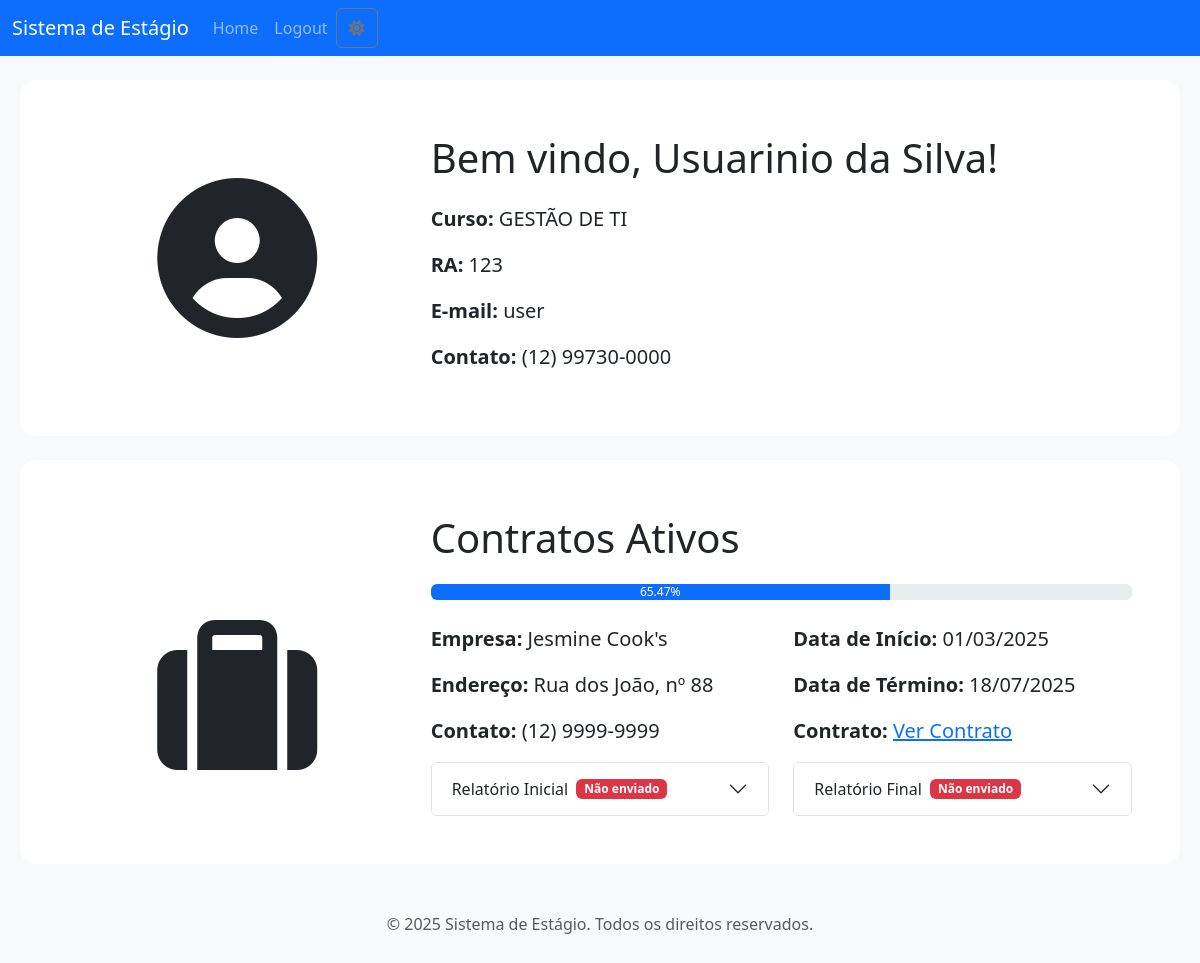
Page / (signed in) on the earlier database version.
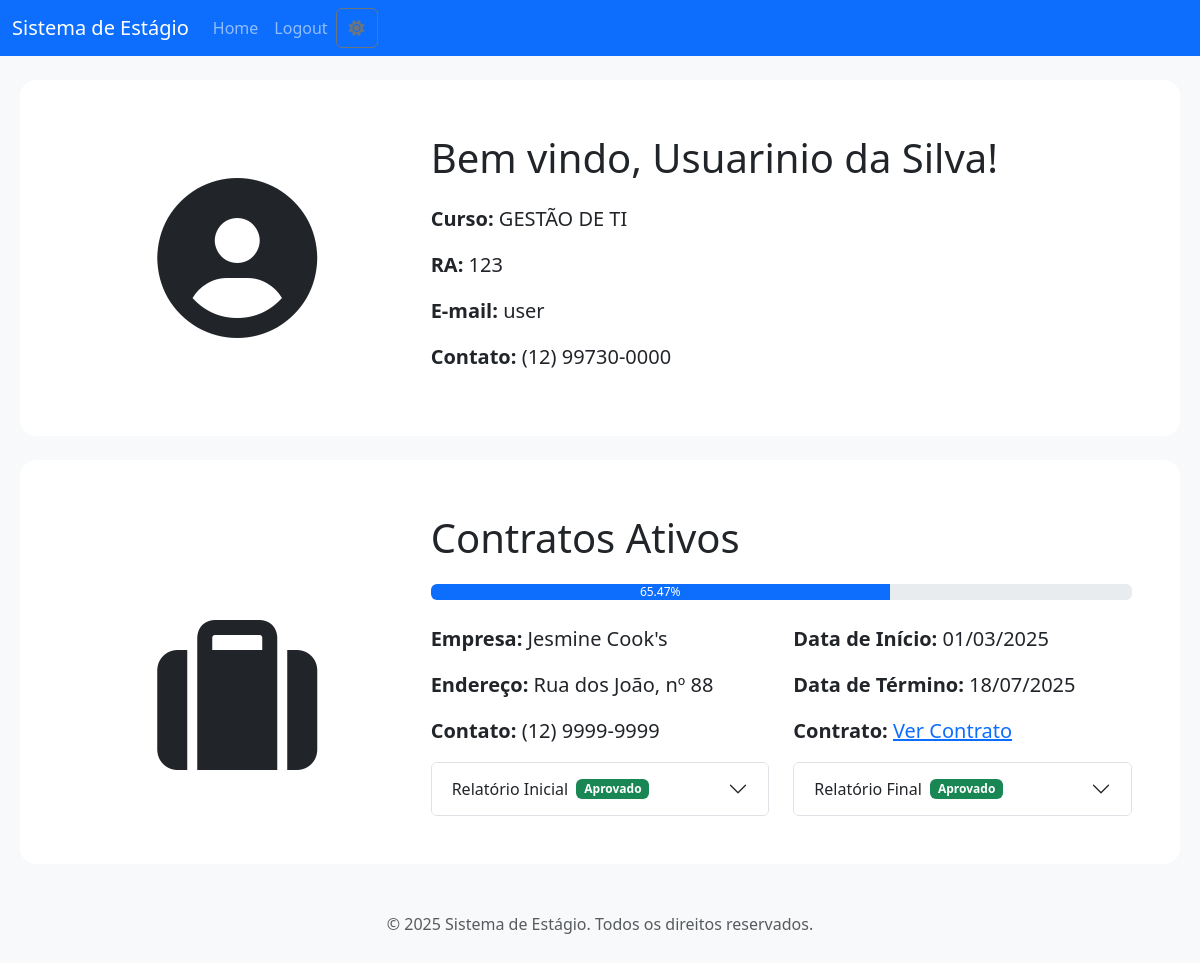
Same page on the later database version.
### tables this page shows
CREATE TABLE `usuarios` (
  `user_id` int(11) NOT NULL,
  `user_ra` int(11) DEFAULT NULL,
  `user_login` varchar(255) NOT NULL,
  `user_senha` varchar(255) NOT NULL,
  `user_nome` varchar(255) NOT NULL,
  `user_contato` varchar(127) DEFAULT NULL,
  `user_acesso` varchar(15) NOT NULL,
  `user_id_curs` int(11) DEFAULT NULL
);

CREATE TABLE `cursos` (
  `curs_id` int(11) NOT NULL,
  `curs_nome` varchar(127) NOT NULL
);

CREATE TABLE `contratos` (
  `cntr_id` int(11) NOT NULL,
  `cntr_data_inicio` date NOT NULL,
  `cntr_data_fim` date NOT NULL,
  `cntr_escala_horario` varchar(127) NOT NULL,
  `cntr_termo_contrato` varchar(255) NOT NULL,
  `cntr_anexo_extra` varchar(255) DEFAULT NULL,
  `cntr_remunerado` tinyint(1) NOT NULL,
  `cntr_ativo` tinyint(1) NOT NULL,
  `cntr_id_relatorio_inicial` int(11) DEFAULT NULL,
  `cntr_id_relatorio_final` int(11) DEFAULT NULL,
  `cntr_id_empresa` int(11) NOT NULL,
  `cntr_id_usuario` int(11) NOT NULL
);

CREATE TABLE `empresas` (
  `empr_id` int(11) NOT NULL,
  `empr_nome` varchar(255) NOT NULL,
  `empr_contato_1` varchar(127) NOT NULL,
  `empr_contato_2` varchar(127) DEFAULT NULL,
  `empr_cidade` varchar(127) NOT NULL,
  `empr_endereco` varchar(255) NOT NULL
);

### index.php (the view, shortened to what this page needs)
<?php
require_once 'backend/helpers/db-connect.php';
$user_id = $_SESSION['usuario'];
$sql = "SELECT * FROM usuarios
        JOIN cursos ON user_id_curs = curs_id
        WHERE user_id = '$user_id'";
$usuarioInfo = $conexao->query($sql);
if ($usuarioInfo->num_rows > 0) {
    $usuario = $usuarioInfo->fetch_assoc();
} else {
    header("location:error.php?aviso=Usuário não encontrado!");
    exit();
}
$sql = "SELECT * FROM contratos
        JOIN empresas ON cntr_id_empresa = empr_id
        WHERE cntr_id_usuario = '$user_id' AND cntr_ativo = 1 LIMIT 1";
$contratoAtivoInfo = $conexao->query($sql);
if ($contratoAtivoInfo->num_rows > 0) {
    $contratoAtivo = $contratoAtivoInfo->fetch_assoc();
} else {
    $contratoAtivo = null;
}
$sql = "SELECT * FROM relatorio_inicial
        WHERE rini_id = '" . $contratoAtivo['cntr_id_relatorio_inicial'] . "'";
$relatorioInicialInfo = $conexao->query($sql);
if ($relatorioInicialInfo->num_rows > 0) {
    $relatorioInicial = $relatorioInicialInfo->fetch_assoc();
} else {
    $relatorioInicial = null;
}
$sql = "SELECT * FROM relatorio_final
        WHERE rfin_id = '" . $contratoAtivo['cntr_id_relatorio_final'] . "'";
$relatorioFinalInfo = $conexao->query($sql);
if ($relatorioFinalInfo->num_rows > 0) {
    $relatorioFinal = $relatorioFinalInfo->fetch_assoc();
} else {
    $relatorioFinal = null;
}
?>
<?php
require 'components/head.php';
?>
<body class="bg-light">
    <?php require 'components/navbar.php'; ?>
    <section class="container-fluid mt-4">
        <div class="p-5 mx-2 bg-white rounded-4">
            <div class="row">
                <div class="col-md-4 d-flex justify-content-center align-items-center">
                    <i class="fa-solid fa-circle-user fa-10x"></i>
                </div>
                <div class="col-md-8">
                    <p class="fs-1">Bem vindo, <?php echo $usuario['user_nome']; ?>!</p>
                    <p class="fs-5"><strong>Curso:</strong> <?php echo $usuario['curs_nome']; ?></p>
                    <p class="fs-5"><strong>RA:</strong> <?php echo $usuario['user_ra']; ?></p>
                    <p class="fs-5"><strong>E-mail:</strong> <?php echo $usuario['user_login']; ?></p>
                    <p class="fs-5"><strong>Contato:</strong> <?php echo $usuario['user_contato']; ?></p>
                </div>
            </div>
        </div>
    </section>
    <section class="container-fluid mt-4">
        <div class="p-5 mx-2 bg-white rounded-4">
            <div class="row">
                <div class="col-md-4"></div>
                <div class="col-md-8">
                    <p class="fs-1">Contratos Ativos</p>
                </div>
            </div>
            <?php if ($contratoAtivo == null): ?>
                <div class="alert alert-warning" role="alert">
                    Você não possui nenhum contrato ativo. Por favor, entre em contato com a coordenação do curso se isso é um erro.
                </div>
            <?php else: ?>
                <div class="row">
                    <div class="col-md-4 d-flex justify-content-center align-items-center">
                        <i class="fa-solid fa-suitcase fa-10x"></i>
                    </div>
                    <div class="col-md-8">
                        <?php
                            $dataInicio = new DateTime($contratoAtivo['cntr_data_inicio']);
                            $dataFim = new DateTime($contratoAtivo['cntr_data_fim']);
                            $dataAtual = new DateTime();
                            $intervalo = $dataInicio->diff($dataFim);
                            $diasTotais = $intervalo->days;
                            $diasRestantes = $dataAtual->diff($dataFim)->days;
                            $percentual = ($diasTotais - $diasRestantes) / $diasTotais * 100;
                        ?>
                        <div class="progress mb-4">
                            <div class="progress-bar" role="progressbar" style="width: <?php echo $percentual; ?>%;" aria-valuenow="<?php echo $percentual; ?>" aria-valuemin="0" aria-valuemax="100">
                                <?php echo round($percentual, 2); ?>%
                            </div>
                        </div>
                        <div class="row">
                            <div class="col-md-6">
                                <p class="fs-5"><strong>Empresa:</strong> <?php echo $contratoAtivo['empr_nome']; ?></p>
                                <p class="fs-5"><strong>Endereço:</strong> <?php echo $contratoAtivo['empr_endereco']; ?></p>
                                <p class="fs-5"><strong>Contato:</strong> <?php echo $contratoAtivo['empr_contato_1']; ?></p>
                            </div>
                            <div class="col-md-6">
                                <p class="fs-5"><strong>Data de Início:</strong> <?php echo date('d/m/Y', strtotime($contratoAtivo['cntr_data_inicio'])); ?></p>
                                <p class="fs-5"><strong>Data de Término:</strong> <?php echo date('d/m/Y', strtotime($contratoAtivo['cntr_data_fim'])); ?></p>
                                <p class="fs-5"><strong>Contrato: </strong><a href="<?php echo $contratoAtivo['cntr_termo_contrato']; ?>" target="_blank"> Ver Contrato</a></p>
                            </div>
                        </div>
                        <div class="row">
                            <div class="col-md-6">
                                <div class="accordion" id="accordionRelatorioInicial">
                                    <div class="accordion-item">
                                        <h2 class="accordion-header" id="headingRelatorioInicial">
                                            <button class="accordion-button collapsed" type="button" data-bs-toggle="collapse" data-bs-target="#collapseRelatorioInicial" aria-expanded="true" aria-controls="collapseRelatorioInicial">
                                                Relatório Inicial &nbsp;
                                                <?php if (isset($contratoAtivo['cntr_id_relatorio_inicial'])): ?>
                                                    <?php if ($relatorioInicial['rini_assinatura'] == ''): ?>
                                                        <span class="badge bg-warning text-dark">Aguardando Assinatura</span>
                                                        <?php $controleRelatorioInicial = 1;  ?>
                                                    <?php elseif ($relatorioInicial['rini_assinatura'] != '' && $relatorioInicial['rini_aprovado'] == 0): ?>
                                                        <span class="badge bg-warning text-dark">Aguardando Validação</span>
                                                        <?php $controleRelatorioInicial = 2;  ?>
                                                    <?php elseif ($relatorioInicial['rini_assinatura'] != '' && $relatorioInicial['rini_aprovado'] == 1): ?>
                                                        <span class="badge bg-success">Aprovado</span>
                                                    <?php endif; ?>
                                                <?php else: ?>
                                                    <span class="badge bg-danger">Não enviado</span>
                                                <?php endif; ?>
                                            </button>
                                        </h2>
                                    </div>
                                </div>
                            </div>
                            <div class="col-md-6">
                                <div class="accordion" id="accordionRelatorioFinal">
                                    <div class="accordion-item">
                                        <h2 class="accordion-header" id="headingRelatorioFinal">
                                            <button class="accordion-button collapsed" type="button" data-bs-toggle="collapse" data-bs-target="#collapseRelatorioFinal" aria-expanded="false" aria-controls="collapseRelatorioFinal">
                                                Relatório Final &nbsp;
                                                <?php if (isset($contratoAtivo['cntr_id_relatorio_final'])): ?>
                                                    <?php if ($relatorioFinal['rfin_assinatura'] == ''): ?>
                                                        <span class="badge bg-warning text-dark">Aguardando Assinatura</span>
                                                        <?php $controleRelatorioFinal = 1;  ?>
                                                    <?php elseif ($relatorioFinal['rfin_assinatura'] != '' && $relatorioFinal['rfin_aprovado'] == 0): ?>
                                                        <span class="badge bg-warning text-dark">Aguardando Validação</span>
                                                        <?php $controleRelatorioFinal = 2;  ?>
                                                    <?php elseif ($relatorioFinal['rfin_assinatura'] != '' && $relatorioFinal['rfin_aprovado'] == 1): ?>
                                                        <span class="badge bg-success">Aprovado</span>
                                                    <?php endif; ?>
                                                <?php else: ?>
                                                    <span class="badge bg-danger">Não enviado</span>
                                                <?php endif; ?>
                                            </button>
                                        </h2>
                                    </div>
                                </div>
                            </div>
                        </div>
                    </div>
                </div>
            <?php endif; ?>
        </div>
    </section>
    <?php require 'components/footer.php'; ?>
</body>
</html>

### components/head.php (shortened to what this page needs)
<!DOCTYPE html>
<html lang="en">
<head>
    <link rel="stylesheet" href="<?php echo BASE_URL; ?>css/bootstrap.css">
    <link rel="stylesheet" href="<?php echo BASE_URL; ?>css/style.css">
    <link rel="stylesheet" href="<?php echo BASE_URL; ?>css/fontawesome/css/all.css">
</head>

### components/navbar.php (shortened to what this page needs)
<nav class="navbar navbar-expand-lg bg-primary navbar-dark">
    <div class="container-fluid">
        <a class="navbar-brand" href="<?php echo BASE_URL; ?>"><?php echo SIS_NAME; ?></a>
        <div class="collapse navbar-collapse" id="navbarNav">
            <ul class="navbar-nav">
                <li class="nav-item">
                    <a class="nav-link" href="<?php echo BASE_URL; ?>index.php">Home</a>
                </li>
                <li class="nav-item">
                    <a class="nav-link" href="<?php echo BASE_URL; ?>backend/auth/logout.php">Logout</a>
                </li>
                <button type="button" class="btn btn-outline-secondary" id="theme-toggler"></button>
            </ul>
        </div>
    </div>
</nav>

### components/footer.php (shortened to what this page needs)
<footer class="footer mt-4 py-4">
    <div class="container text-center">
        <p class="text-muted">© <?php echo date("Y"); ?> <?php echo SIS_NAME; ?>. Todos os direitos reservados.</p>
    </div>
</footer>

Differences in the rows shown:
changed contratos "Jesmine Cook's": cntr_id_relatorio_inicial empty → 20 (drawn); cntr_id_relatorio_final empty → 13 (drawn)
Other differences:
text no longer shown: "Não enviado Não enviado"
text now shown: "Aprovado Aprovado"
